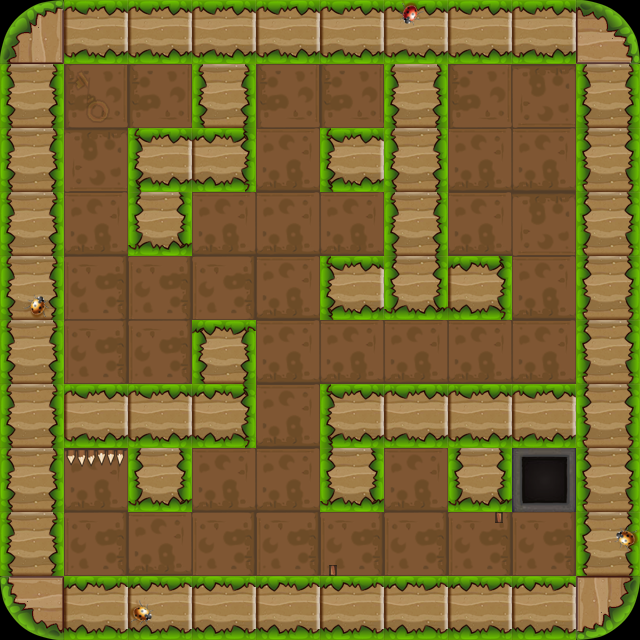

Rendered tile map (Tiled .tmx) drawn with the repository's tilesets; below, a short description and the map source with its tile grids summarised:
An orthogonal 10x10 tile map with 64x64 px tiles, 3 tile layers (bg1, fg1, fg2) and 25 objects (15x wall, 3x enemy, 2x banziL, player, door, ...).

<map version="1.0" orientation="orthogonal" renderorder="right-down" width="10" height="10" tilewidth="64" tileheight="64">
 <properties>
  <property name="maxStep" value="13" />
 </properties>
 <tileset firstgid="1" name="lv2map" tilewidth="64" tileheight="64">
  <image source="lv2map.png" width="256" height="256" />
 </tileset>
 <layer name="bg1" width="10" height="10">
  <data>[100 cells, 100 non-empty, 3 distinct tile ids]</data>
 </layer>
 <layer name="fg1" width="10" height="10">
  <data>[100 cells, 57 non-empty, 5 distinct tile ids]</data>
 </layer>
 <layer name="fg2" width="10" height="10">
  <data>[100 cells, 6 non-empty, 3 distinct tile ids]</data>
 </layer>
 <objectgroup name="obj1">
  <object name="wall" x="0" y="0" width="640" height="64" />
  <object name="wall" x="0" y="0" width="64" height="640" />
  <object name="wall" x="192" y="0" width="64" height="192" />
  <object name="wall" x="320" y="384" width="64" height="128" />
  <object name="wall" x="384" y="0" width="64" height="320" />
  <object name="wall" x="64" y="384" width="192" height="64" />
  <object name="wall" x="576" y="0" width="64" height="640" />
  <object name="wall" x="0" y="576" width="640" height="64" />
  <object name="wall" x="128" y="128" width="64" height="128" />
  <object name="wall" x="320" y="128" width="128" height="64" />
  <object name="wall" x="320" y="384" width="256" height="64" />
  <object name="player" x="64" y="320" width="64" height="64" />
  <object name="enemy" x="448" y="192" width="64" height="64" />
  <object name="door" x="64" y="512" width="64" height="64" />
  <object name="ding" x="64" y="448" width="64" height="13" />
  <object name="banziL" x="320" y="512" width="13" height="64">
   <properties>
    <property name="isOver" value="false" />
   </properties>
  </object>
  <object name="key" x="320" y="64" width="64" height="64">
   <properties>
    <property name="active" value="false" />
   </properties>
  </object>
  <object name="wall" x="448" y="384" width="64" height="128" />
  <object name="wall" x="128" y="384" width="64" height="128" />
  <object name="wall" x="192" y="320" width="64" height="128" />
  <object name="dong" x="512" y="448" width="64" height="64" />
  <object name="enemy" x="192" y="256" width="64" height="64" />
  <object name="enemy" x="384" y="512" width="64" height="64" />
  <object name="banziL" x="499" y="512" width="13" height="64" />
  <object name="wall" x="320" y="256" width="192" height="64" />
 </objectgroup>
</map>
